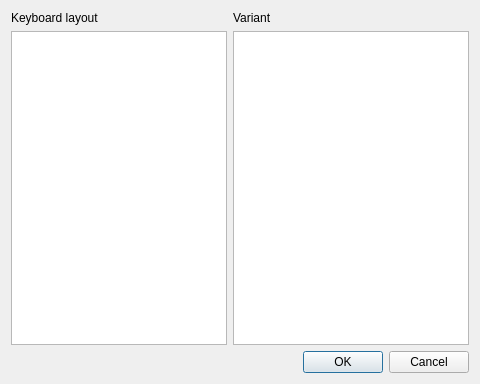
<?xml version="1.0" encoding="UTF-8"?>
<ui version="4.0">
 <class>SelectKeyboardLayoutDialog</class>
 <widget class="QDialog" name="SelectKeyboardLayoutDialog">
  <property name="geometry">
   <rect>
    <x>0</x>
    <y>0</y>
    <width>480</width>
    <height>384</height>
   </rect>
  </property>
  <property name="windowTitle">
   <string>Select a keyboard layout</string>
  </property>
  <layout class="QGridLayout" name="gridLayout">
   <item row="0" column="0">
    <widget class="QLabel" name="label">
     <property name="text">
      <string>Keyboard layout</string>
     </property>
    </widget>
   </item>
   <item row="0" column="2">
    <widget class="QLabel" name="label_2">
     <property name="text">
      <string>Variant</string>
     </property>
    </widget>
   </item>
   <item row="1" column="0" colspan="2">
    <widget class="QListWidget" name="layouts">
     <property name="sortingEnabled">
      <bool>true</bool>
     </property>
    </widget>
   </item>
   <item row="1" column="2">
    <widget class="QListWidget" name="variants"/>
   </item>
   <item row="2" column="0" colspan="3">
    <widget class="QDialogButtonBox" name="buttonBox">
     <property name="orientation">
      <enum>Qt::Horizontal</enum>
     </property>
     <property name="standardButtons">
      <set>QDialogButtonBox::Cancel|QDialogButtonBox::Ok</set>
     </property>
    </widget>
   </item>
  </layout>
 </widget>
 <resources/>
 <connections>
  <connection>
   <sender>buttonBox</sender>
   <signal>accepted()</signal>
   <receiver>SelectKeyboardLayoutDialog</receiver>
   <slot>accept()</slot>
  </connection>
  <connection>
   <sender>buttonBox</sender>
   <signal>rejected()</signal>
   <receiver>SelectKeyboardLayoutDialog</receiver>
   <slot>reject()</slot>
  </connection>
 </connections>
</ui>
